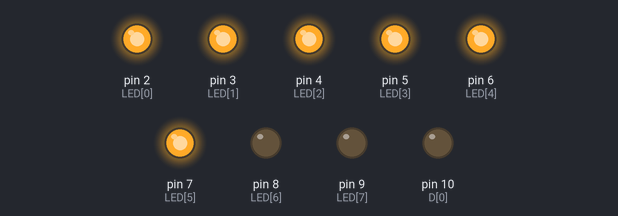
This sketch was run on a simulated Arduino Uno, built with avr-gcc and run on an emulated ATmega328P. Shown: output pins drawn as LEDs (lit = HIGH).

Above: at 0.05 s.
At 0.35 s:
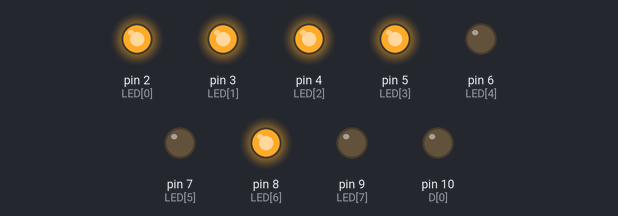
At 0.75 s:
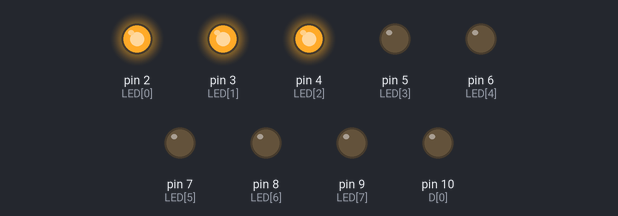
At 1.45 s:
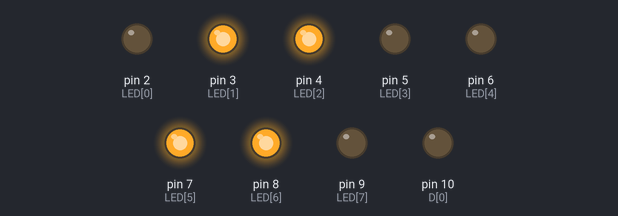
At 2.15 s:
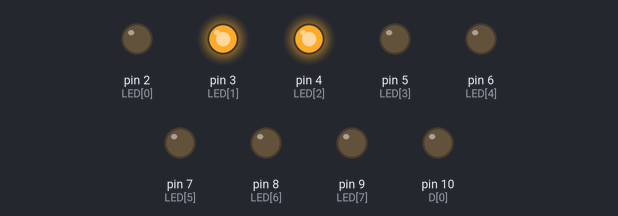
At 2.85 s:
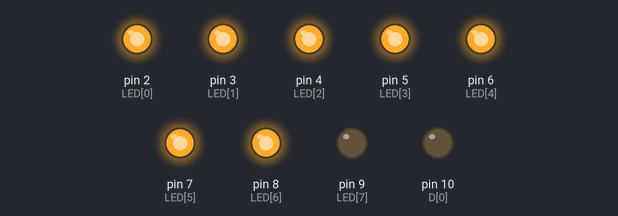
Timing chart, 0 to 3.1 s (numbered marks = the images above):
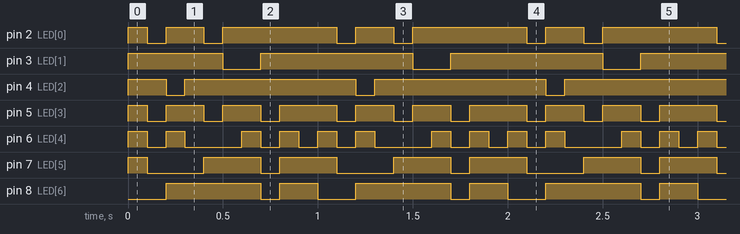

Measured:
- by itself, pin 2 (LED[0]): repeats every 1.0 s: LOW 0.10 s, HIGH 0.20 s, LOW 0.10 s, HIGH 0.60 s
- by itself, pin 3 (LED[1]): repeats every 1.0 s: LOW 0.20 s, HIGH 0.80 s
- by itself, pin 4 (LED[2]): repeats every 1.0 s: LOW 0.10 s, HIGH 0.90 s
- by itself, pin 5 (LED[3]): repeats every 1.0 s: 2 × (LOW 0.10 s, HIGH 0.20 s), LOW 0.10 s, HIGH 0.30 s
- by itself, pin 6 (LED[4]): repeats every 1.0 s: LOW 0.10 s, HIGH 0.10 s, LOW 0.30 s, 2 × (HIGH 0.10 s, LOW 0.10 s), HIGH 0.10 s
- by itself, pin 7 (LED[5]): repeats every 1.0 s: LOW 0.30 s, HIGH 0.30 s, LOW 0.10 s, HIGH 0.30 s
- by itself, pin 8 (LED[6]): repeats every 1.0 s: LOW 0.10 s, HIGH 0.20 s, LOW 0.20 s, HIGH 0.50 s

The sketch:

7_segmen_t.ino
```cpp
const int LED[]={2,3,4,5,6,7,8,9};
const int D[]={10};
void setup() {
  int i;
  int j;
  for (i=0;i<8;i++) {
  pinMode(LED[i],OUTPUT);
  }
  for (j=0;j<4;j++) {pinMode(D[j],OUTPUT);}
  // put your setup code here, to run once:
}

void display (int number) {

  switch (number){

  case 0 :
digitalWrite(LED[0],HIGH); //A
digitalWrite(LED[1],HIGH); //B
digitalWrite(LED[2],HIGH); //C
digitalWrite(LED[3],HIGH); //D
digitalWrite(LED[4],HIGH); //E
digitalWrite(LED[5],HIGH); //F
digitalWrite(LED[6],LOW); //G
digitalWrite(LED[7],LOW); //DP
break;

case 1 :
digitalWrite(LED[0],LOW); //A
digitalWrite(LED[1],HIGH); //B
digitalWrite(LED[2],HIGH); //C
digitalWrite(LED[3],LOW); //D
digitalWrite(LED[4],LOW); //E
digitalWrite(LED[5],LOW); //F
digitalWrite(LED[6],LOW); //G
digitalWrite(LED[7],LOW); //DP
break;

case 2 :
digitalWrite(LED[0],HIGH); //A
digitalWrite(LED[1],HIGH); //B
digitalWrite(LED[2],LOW); //C
digitalWrite(LED[3],HIGH); //D
digitalWrite(LED[4],HIGH); //E
digitalWrite(LED[5],LOW); //F
digitalWrite(LED[6],HIGH); //G
digitalWrite(LED[7],LOW); //DP
break;

case 3 :
digitalWrite(LED[0],HIGH); //A
digitalWrite(LED[1],HIGH); //B
digitalWrite(LED[2],HIGH); //C
digitalWrite(LED[3],HIGH); //D
digitalWrite(LED[4],LOW); //E
digitalWrite(LED[5],LOW); //F
digitalWrite(LED[6],HIGH); //G
digitalWrite(LED[7],LOW); //DP
break;

case 4 :
digitalWrite(LED[0],LOW); //A
digitalWrite(LED[1],HIGH); //B
digitalWrite(LED[2],HIGH); //C
digitalWrite(LED[3],LOW); //D
digitalWrite(LED[4],LOW); //E
digitalWrite(LED[5],HIGH); //F
digitalWrite(LED[6],HIGH); //G
digitalWrite(LED[7],LOW); //DP
break;

case 5 :
digitalWrite(LED[0],HIGH); //A
digitalWrite(LED[1],LOW); //B
digitalWrite(LED[2],HIGH); //C
digitalWrite(LED[3],HIGH); //D
digitalWrite(LED[4],LOW); //E
digitalWrite(LED[5],HIGH); //F
digitalWrite(LED[6],HIGH); //G
digitalWrite(LED[7],LOW); //DP
break;

case 6 :
digitalWrite(LED[0],HIGH); //A
digitalWrite(LED[1],LOW); //B
digitalWrite(LED[2],HIGH); //C
digitalWrite(LED[3],HIGH); //D
digitalWrite(LED[4],HIGH); //E
digitalWrite(LED[5],HIGH); //F
digitalWrite(LED[6],HIGH); //G
digitalWrite(LED[7],LOW); //DP
break;

case 7 :
digitalWrite(LED[0],HIGH); //A
digitalWrite(LED[1],HIGH); //B
digitalWrite(LED[2],HIGH); //C
digitalWrite(LED[3],LOW); //D
digitalWrite(LED[4],LOW); //E
digitalWrite(LED[5],LOW); //F
digitalWrite(LED[6],LOW); //G
digitalWrite(LED[7],LOW); //DP
break;

case 8 :
digitalWrite(LED[0],HIGH); //A
digitalWrite(LED[1],HIGH); //B
digitalWrite(LED[2],HIGH); //C
digitalWrite(LED[3],HIGH); //D
digitalWrite(LED[4],HIGH); //E
digitalWrite(LED[5],HIGH); //F
digitalWrite(LED[6],HIGH); //G
digitalWrite(LED[7],LOW); //DP
break;

case 9 :
digitalWrite(LED[0],HIGH); //A
digitalWrite(LED[1],HIGH); //B
digitalWrite(LED[2],HIGH); //C
digitalWrite(LED[3],HIGH); //D
digitalWrite(LED[4],LOW); //E
digitalWrite(LED[5],HIGH); //F
digitalWrite(LED[6],HIGH); //G
digitalWrite(LED[7],LOW); //DP
break;

case 10 :
digitalWrite(LED[0],HIGH); //A
digitalWrite(LED[1],HIGH); //B
digitalWrite(LED[2],HIGH); //C
digitalWrite(LED[3],HIGH); //D
digitalWrite(LED[4],HIGH); //E
digitalWrite(LED[5],HIGH); //F
digitalWrite(LED[6],LOW); //G
digitalWrite(LED[7],LOW); //DP}
break;
}
}

void loop(){
int k;
for (k=0;k<10;k++){
  display (k);
  delay(100);
  if (k==9) {break;}
  }
}
```
